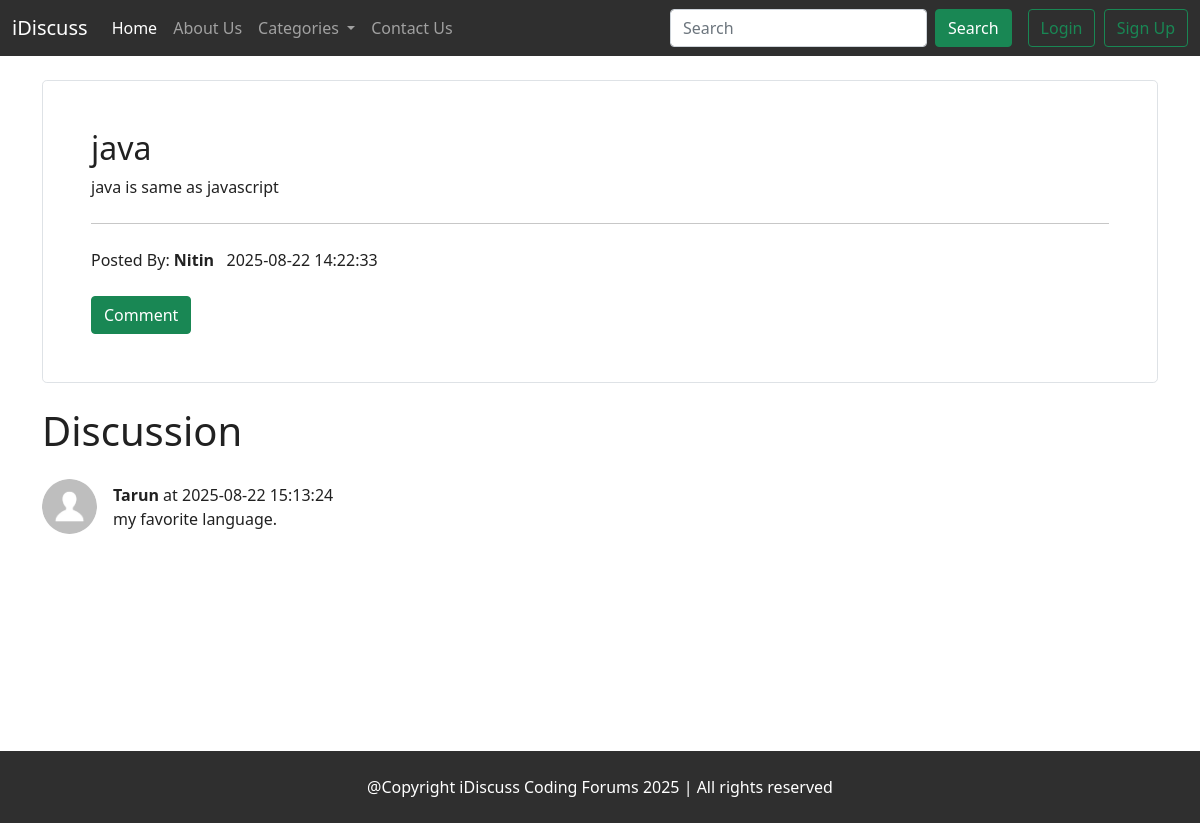
The page /thread.php?threadid=6 on the database its author committed.
### tables this page shows
CREATE TABLE `threads` (
  `thread_id` int(5) NOT NULL,
  `thread_name` varchar(50) NOT NULL,
  `thread_desc` text NOT NULL,
  `thread_by` varchar(20) NOT NULL,
  `forum_id` int(5) NOT NULL,
  `time_stamp` datetime NOT NULL DEFAULT current_timestamp()
);

CREATE TABLE `comments` (
  `comment_id` int(5) NOT NULL,
  `comment_content` text NOT NULL,
  `thread_id` int(5) NOT NULL,
  `commented_by` varchar(20) NOT NULL,
  `comment_date` datetime NOT NULL DEFAULT current_timestamp()
);

CREATE TABLE `user_table` (
  `user_id` int(5) NOT NULL,
  `user_dp` varchar(300) NOT NULL DEFAULT 'partials/user.webp',
  `user_name` varchar(20) NOT NULL,
  `email` varchar(50) NOT NULL,
  `varification` int(4) DEFAULT NULL,
  `mobile` decimal(10,0) DEFAULT NULL,
  `password` varchar(255) NOT NULL,
  `dt` datetime NOT NULL DEFAULT current_timestamp()
);

### thread.php (the view, shortened to what this page needs)
<!doctype html>
<html lang="en">
<head>
    <link href="https://cdn.jsdelivr.net/npm/bootstrap@5.0.2/dist/css/bootstrap.min.css" rel="stylesheet"
>
    <link id="themes-link" rel="stylesheet" href="partials/style.css">
</head>
<body style="margin:0;padding:0 " class="theme">
    <?php require 'partials/header.php'; ?>
    <?php
        require "partials/dbconnect.php";
        $thread_id = $_GET['threadid'];
        $sql = "select * from `threads` where thread_id = $thread_id ";
        $result = mysqli_query($conn,$sql);
        if ($result){
           while( $row = mysqli_fetch_assoc($result)){
            $thread_title = $row['thread_name'];
            $thread_by = $row['thread_by'];
            $thread_desc = $row['thread_desc'];
            $thread_time = $row['time_stamp'];
           }
        }
        ?>
    <div class='container my-4'>
        <div class="col-md-12 card-theme my-4">
            <div class="h-100 p-5 bg-body-tertiary border rounded-3">
                <h2><?php echo $thread_title; ?></h2>
                <p class="my-2"><?php echo $thread_desc; ?></p>
                <hr class="my-4">
                Posted By: <span class="mt-4  fs-6 fw-bold"><?php echo $thread_by ;?>
                    &nbsp&nbsp</span><?php echo $thread_time ;?>
                <div class="mt-4"><button class="btn btn-success " type="button" data-bs-toggle="collapse"
                        data-bs-target="#questionExample" aria-expanded="false" aria-controls="questionExample"> Comment
                    </button></div>
            </div>
        </div>
    </div>
    <div class='container my-4' style="min-height:320px">
        <h1 class="display-6 my-4">Discussion </h1>
        <?php
        require "partials/dbconnect.php";
        $sql = "select * from `comments` where thread_id = $thread_id";
        $result = mysqli_query($conn,$sql);
        if ($result){
           while( $row = mysqli_fetch_assoc($result)){
            $user_id = $row['commented_by'];
            $comment = $row['comment_content'];
            $comment_time = $row['comment_date'];
            $sql2 = "SELECT * FROM `user_table` WHERE user_name='$user_id';";
    $result2 = mysqli_query($conn,$sql2);
    $row2=mysqli_fetch_assoc($result2);
    if(mysqli_num_rows($result2)==0){
        $image="images/user.webp";
    }
    else{
    $image = $row2['user_dp'];
    }
            echo '<div class="d-flex align-items-center my-4">
            <div class="flex-shrink-0">
                <img src="'.$image.'" width="55px" height="55px" class="rounded-circle" alt="...">
            </div>
            <div class="flex-grow-1 ms-3">
              <span class ="fw-bold" >'.$user_id.'</span><span> at '.$comment_time.'</span>
               <div> '.$comment.' </div>
            </div>
        </div>';
           }
        }
        ?>
    </div>
    <?php require 'partials/footer.php'; ?>
</body>
</html>

### partials/style.css (style rules this page uses)
:root { --pri-color: rgb(255, 255, 255); --sec-color: rgb(255, 255, 255); --tri-color: rgb(47, 47, 47); --text-color: rgb(33, 33, 33); --text2-color: white; }
.theme { background-color: var(--pri-color); color: var(--text-color); }
.card-theme { background-color: var(--sec-color); color: var(--text-color); }

### rows shown on the page
threads: thread_name "java", thread_desc "java is same as javascript", thread_by "Nitin", time_stamp "2025-08-22 14:22:33"
comments: user_table.user_dp (placeholder picture), commented_by "Tarun", comment_date "2025-08-22 15:13:24", comment_content "my favorite language."
